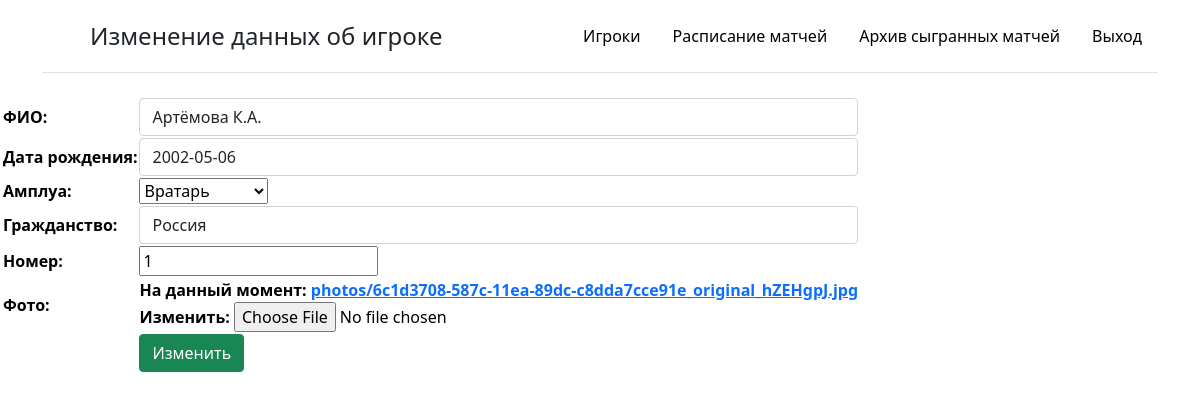
Page /update/4/ on the earlier database version.
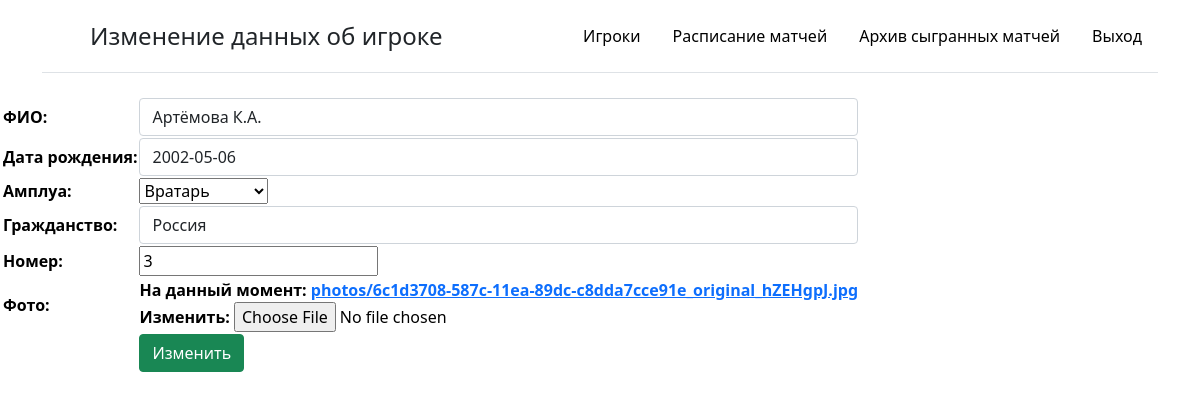
Same page on the later database version.
### bd_team/models.py (models this page shows, shortened)
class Player(models.Model):
    name = models.CharField(max_length=100, null=False, verbose_name="ФИО")
    date_birth = models.DateField(null=True, verbose_name="Дата рождения")
    citizenship = models.CharField(max_length=100, null=True, verbose_name="Гражданство")
    role = models.ForeignKey('Category_Player', on_delete=models.PROTECT, null=True, verbose_name="Амплуа")
    number = models.IntegerField(null=False, unique=True, verbose_name="Номер")
    photo = models.ImageField(null=True, upload_to="photos/", verbose_name="Фото")
    base = models.BooleanField(default=False, verbose_name='Основа')
    class Meta():
        ordering = ['number']

### bd_team/views.py (the view)
# urls.py: path('update/<int:pk>/', PlayerUpdateView.as_view(), name='update_player'),
class PlayerUpdateView(UpdateView):
    model = Player
    template_name = 'bd_team/update_page_player.html'
    form_class = PlayerForm
    def get_context_data(self, *, object_list=None, **kwargs):
        context = super().get_context_data(**kwargs)
        context['menu'] = menu
        context['title'] = "Изменение данных об игроке"
        return context

### bd_team/forms.py
class PlayerForm(forms.ModelForm):
    def __init__(self, *args, **kwargs):
        super().__init__(*args, **kwargs)
        self.fields['role'].empthy_label = "Игровая позиция не выбрана"
    class Meta:
        model = Player
        fields = ['name', 'date_birth', 'role', 'citizenship', 'number', 'photo']
        widgets = {
            'name': forms.TextInput(attrs={'class': 'form-control'}),
            'date_birth': forms.TextInput(attrs={'class': 'form-control'}),
            'citizenship': forms.TextInput(attrs={'class': 'form-control'}),
        }

### bd_team/models.py (called while the page is built)
    def __str__(self):
        return self.name

### bd_team/templates/bd_team/update_page_player.html (shortened to what this page needs)
{% extends 'bd_team/base.html' %}
{% block content %}
<form method = "post" enctype="multipart/form-data">
    <table>
{% for f in form %}
      <tr><th><label class="form-label" for ="{{ f.id_for_label }}"></th><th> {{f.label}}:</th><th> </label>{{ f }}</th></tr>
{% endfor %}
    <tr> <th></th><th></th><th>  <button class="btn btn-success" type="submit">Изменить</button></th></tr>
    </table>
</form>
{% endblock %}

Differences in the rows shown:
changed Player "Артёмова К.А.": number "1" → "3"
